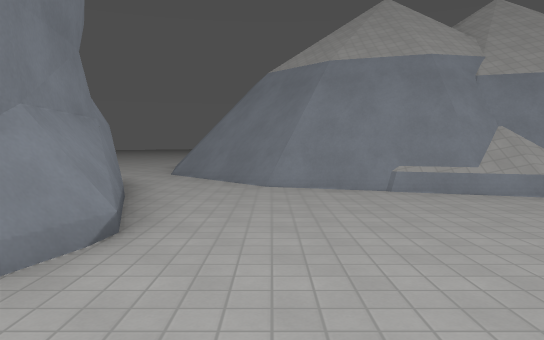
[1] (above)

24 first-person views from a walk through a 3-D level made in the Godot game engine. The camera is 1.4 m above the floor, tilts 4° down and sees 70° across. The floor is counted in squares, 2 m on a side. Each view is taken from the middle of a square. On the plan, view 1 faces up. The plan holds only what a view shows up to about 11 squares ahead; the rest is blank. The place goes on beyond the plan. Surface patterns are stand-ins for the level's own textures.

[2]
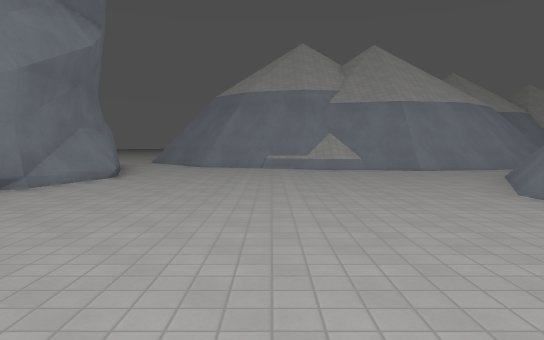

[3]
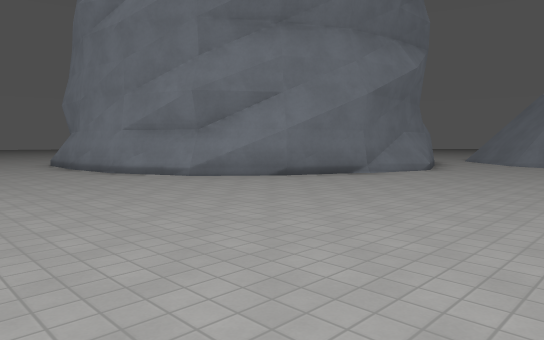

[4]
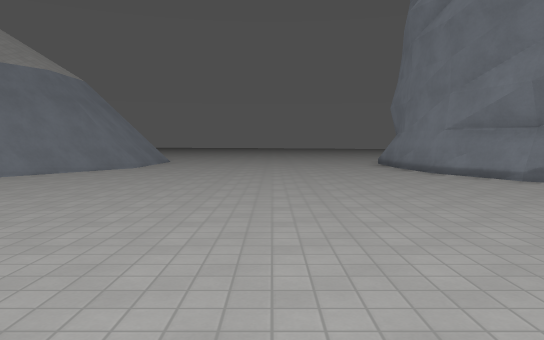

[5]
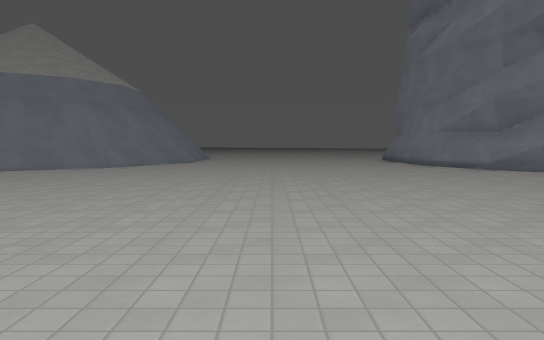

[6]
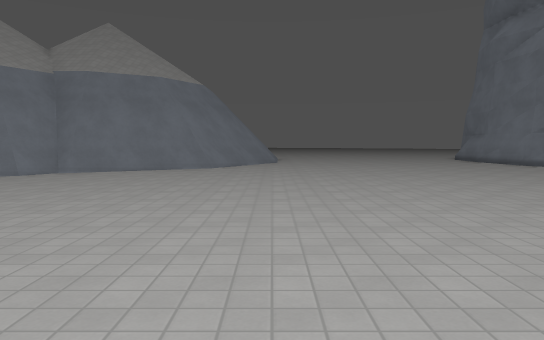

[7]
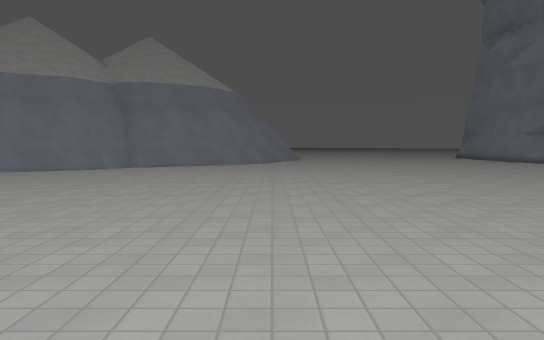

[8]
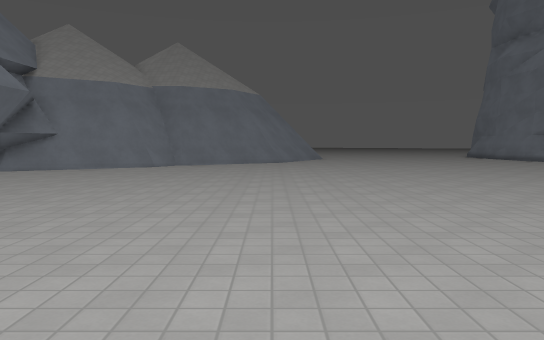

[9]
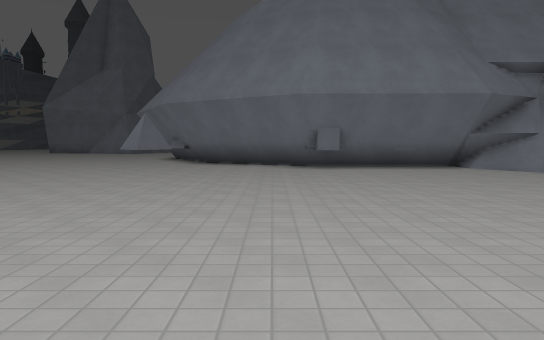

[10]
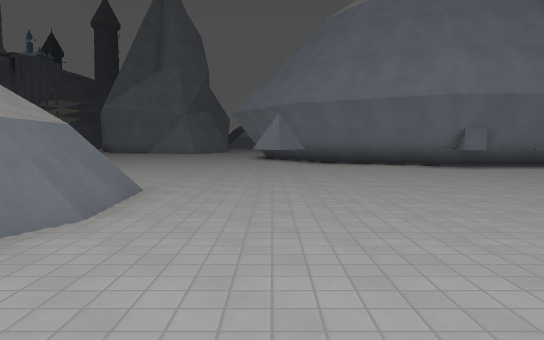

[11]
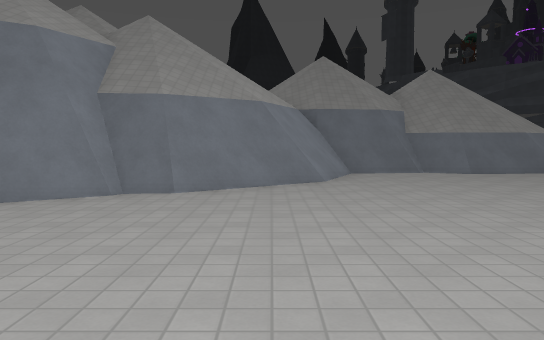

[12]
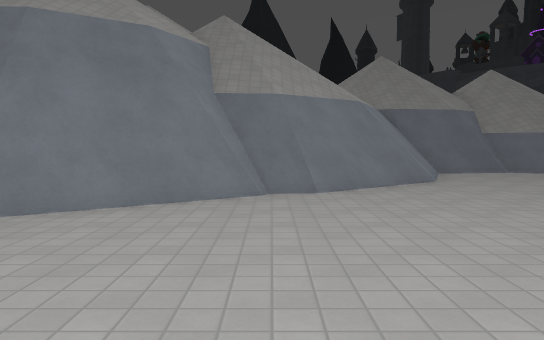

[13]
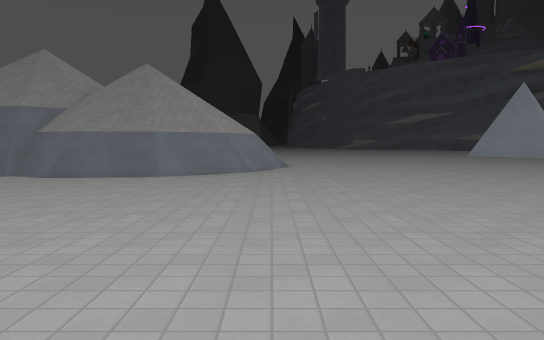

[14]
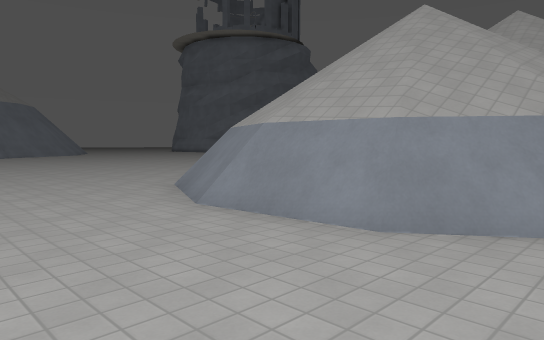

[15]
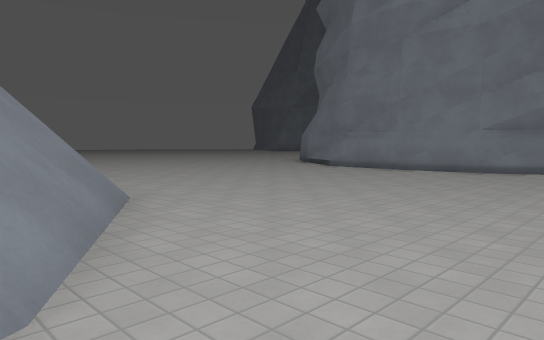

[16]
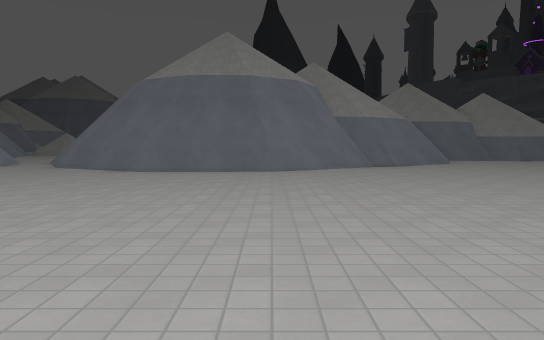

[17]
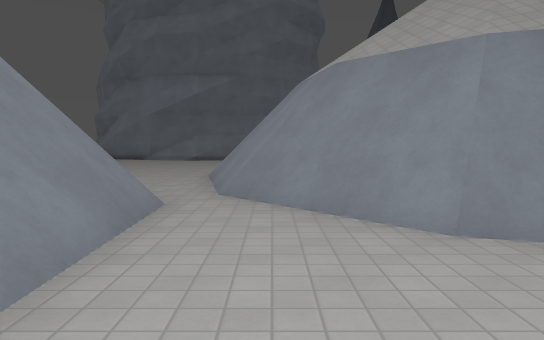

[18]
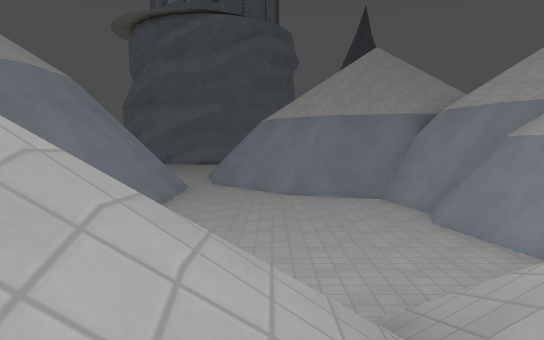

[19]
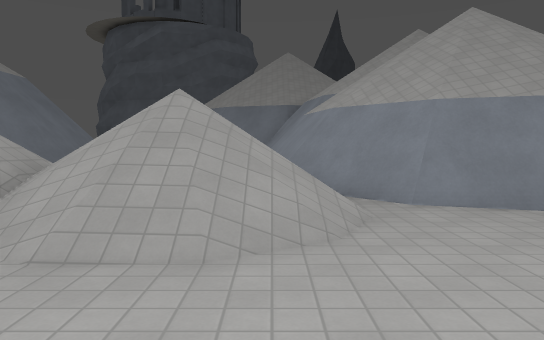

[20]
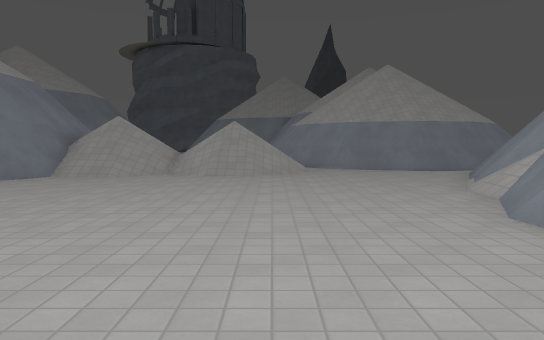

[21]
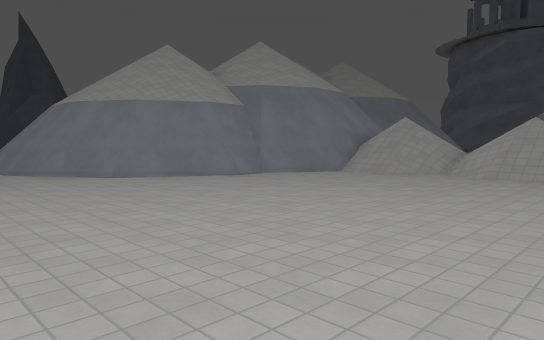

[22]
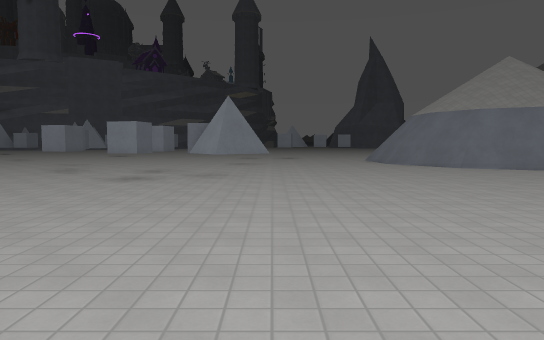

[23]
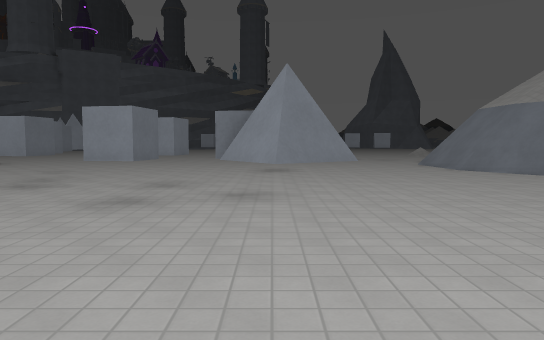

[24]
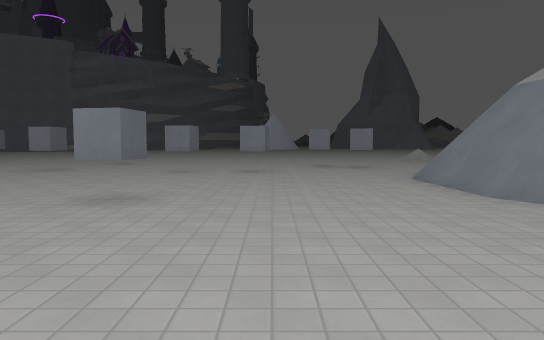

### Floor plan
Key: @ floor where view 1 was taken; # wall or solid block; . floor; / step, stairs or slope; = window, fence, low wall or low ledge.
Columns run from 9 left of view 1 to 38 right of it. Each row starts with its distance up from view 1.
 14                            ##..##       .
 13                            ##...//#    ...
 12                           ##......... ....
 11      ..#                 ##./..............
 10      ..#            ######/ //..............
  9       .##           #...../ //...............
  8       ..##         ##.....////...............
  7        ..###      ##....../////.........##....
  6       #...#########......   ///..........#.#...
  5       ##.....=###......    ####............#.#.
  4        #.......... ####    # #####...........#..
  3        #........#                ###............
  2        #........#                 ##..........#.
  1       ##.......##                  ##....#......
  0       #..@.....#                   ##..........
 -1      ##........#                   ##........
 -2    ###.........#                    #.........
 -3 ####...........##                   ...#.#....
 -4 ...............##                  ..........#.
 -5 ................##                 .#.  .......
 -6 .................#
 -7 .................##
 -8 ..................##
 -9 ...................##
-10 ....................#
-11  #..................#
-12  ###................#
-13   ###...............##
-14     ##..............##
-15     ##...............#
-16      ##..............######
-17      ###...............###..
-18       ##....................
-19        ##...................
-20         ######....#.........

Where each view was taken, in squares from view 1:
view 1: 0 up, 0 right, facing up
view 2: 5 down, 2 right, facing up
view 3: 7 down, 3 right, facing up-left
view 4: 7 down, 3 right, facing left
view 5: 8 down, 6 right, facing left
view 6: 11 down, 6 right, facing left
view 7: 12 down, 8 right, facing left
view 8: 13 down, 9 right, facing left
view 9: 9 down, 5 right, facing down
view 10: 9 down, 9 right, facing down
view 11: 8 down, 2 right, facing right
view 12: 6 down, 2 right, facing right
view 13: 17 down, 3 right, facing right
view 14: 20 down, 18 right, facing up-left
view 15: 13 down, 3 left, facing up-left
view 16: 3 down, 4 left, facing right
view 17: 6 up, 14 right, facing left
view 18: 7 up, 20 right, facing left
view 19: 10 up, 23 right, facing left
view 20: 10 up, 29 right, facing left
view 21: 11 up, 29 right, facing down-left
view 22: 14 up, 31 right, facing down
view 23: 11 up, 32 right, facing down
view 24: 6 up, 30 right, facing down
